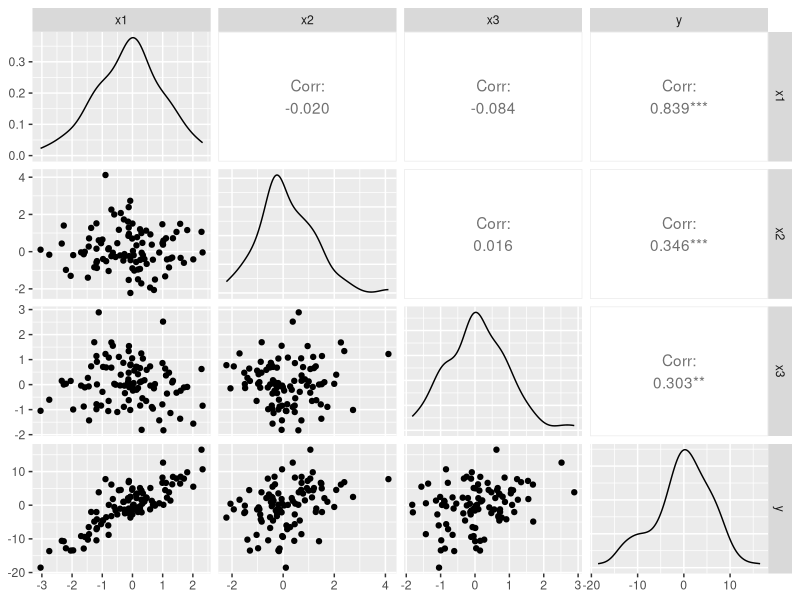
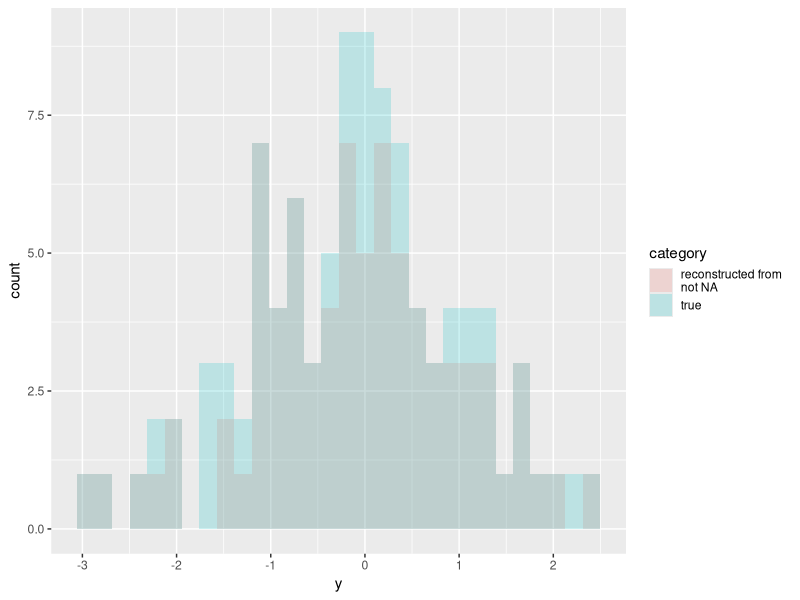
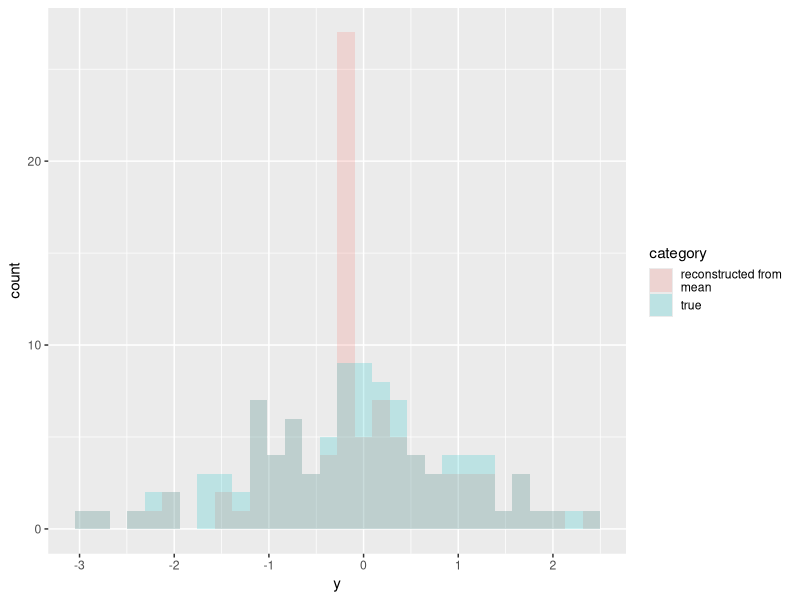
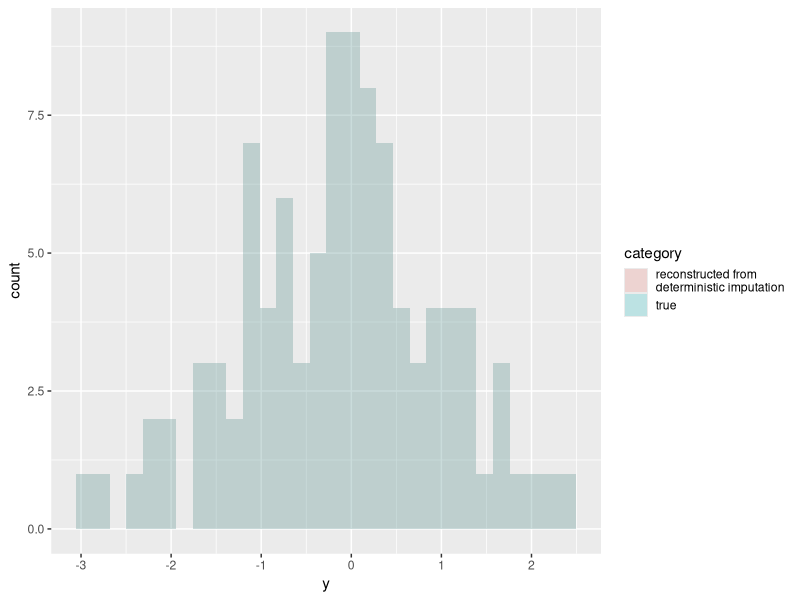
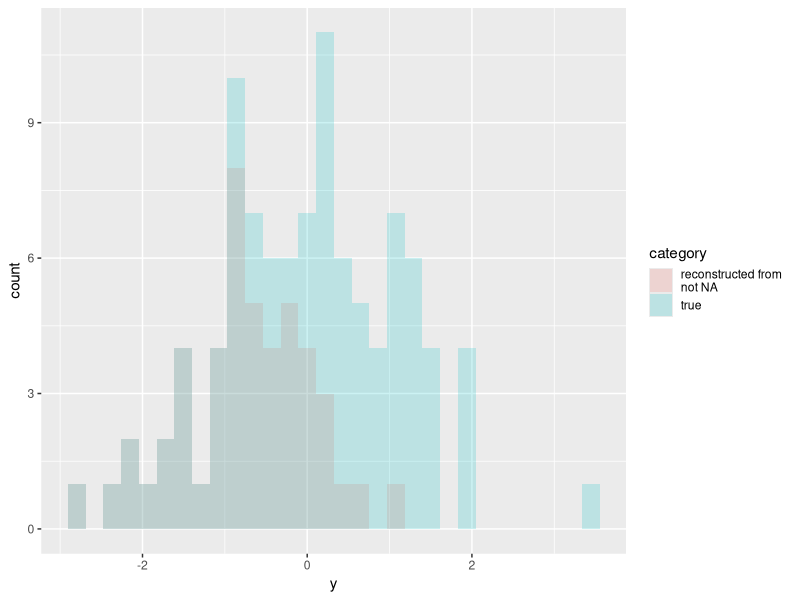
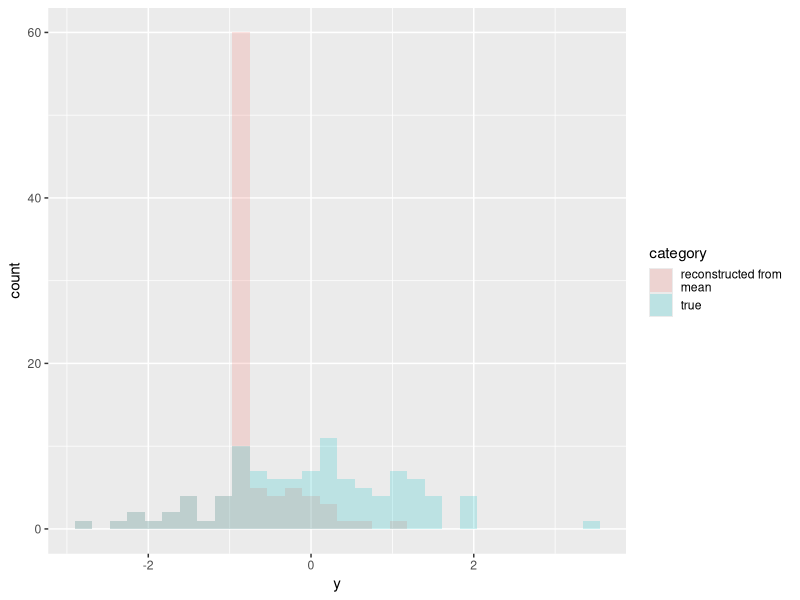
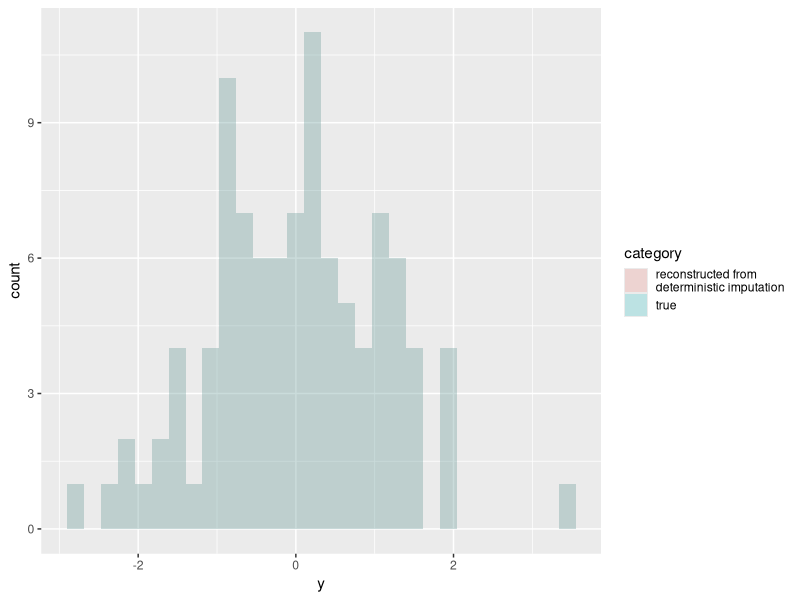

The R source for these figures, in order:
############################################################################################
###########           Introduction to data imputation                     ##################
###########                                                               ##################
###########                                                               ##################
###########             Written by: Mike A Irvine                         ##################
###########                                                               ##################
###########                written: 2018-06-04                            ##################
############################################################################################
#install.packages("GGally")
library(dplyr)
library(tidyr)
library(ggplot2)
library(GGally)


#Construct data
construct.data <- function(coefficient=c(5,2,3)){
  n <- 100
  x1 <- rnorm(100)
  x2 <- rnorm(100)
  x3 <- -0.1*x1 + rnorm(100)
  y <- 5*x1 + 2*x2 + 3*x3 + rnorm(100)
  return(data.frame(x1,x2,x3,y))
}

impute <- function (a, a.impute){ 
  ifelse (is.na(a), a.impute, a)
}

plot.df.histogram <-function(df){
  p <- ggplot(data=df, aes(y)) + geom_histogram(bins=30)
  show(p)
}

plot.compare.histogram <-function(y1,y2,labels=c("true","reconstructed")){
  df1 <- data.frame(y=y1)
  df2 <- data.frame(y=y2)
  df1$category <- labels[1]
  df2$category <- labels[2]
  
  df<-rbind(df1,df2)
  p<- ggplot(df, aes(y, fill = category))   + 
  geom_histogram(alpha = 0.2, position="identity")
  #geom_density(alpha = 0.2)

  show(p)
}

#construct data
df <- construct.data()

ggpairs(df)

# fit a simple linear regression to complete data
model.full = lm(y ~ x1 + x2 + x3, data = df)

summary(model.full)

###################################################
##                                               ##
##                                               ##
##               SECTION I                       ##
##           Missing at random                   ##
##                                               ##
###################################################

# Now let's replace 20 randomly selected outcome measures with NA.
x1 <- df$x1 #save full x1 values for later
df[sample(seq_len(nrow(df)), 20, replace = FALSE),1] <- NA


###################################################
##                Solution one                   ##
##                ignore all NA                  ##
###################################################

df.ignore.na <- df[complete.cases(df),]

plot.compare.histogram(x1,df.ignore.na$x1,labels=c("true","reconstructed from \nnot NA"))

model.ignore.na = lm(y ~ x1 + x2 + x3, data = df.ignore.na)

summary(model.ignore.na)



###################################################
##                Solution two                   ##
##               replace with mean               ##
###################################################

df$x1.mean <- df$x1
df$x1.mean[is.na(df$x1.mean)] <- mean(na.omit(df$x1))

plot.compare.histogram(x1,df$x1.mean,labels=c("true","reconstructed from \nmean"))

model.mean = lm(y ~ x1.mean + x2 + x3, data = df)

summary(model.mean)

###################################################
##              Solution three                   ##
##                imputation                     ##
###################################################

lm.imp <- lm(x1 ~ y + x2 + x3,data=df)

pred <- predict (lm.imp, df)
df$x1.imp <- impute (x1, pred)

plot.compare.histogram(x1,df$x1.imp,labels=c("true","reconstructed from \ndeterministic imputation"))

model.imp = lm(y ~ x1.imp + x2 + x3, data = df)

summary(model.imp)


###################################################
##                                               ##
##                                               ##
##              SECTION II                       ##
##       Missing not at random                   ##
##                                               ##
###################################################

df <- construct.data()

# probability that x1 value is missing dependent on y
p <- 1/(1+exp(-3*df$x1))
excluded <- runif(length(p)) < p

x1 <- df$x1

df[which(excluded),1] <- NA

###################################################
##                Solution one                   ##
##                ignore all NA                  ##
###################################################

df.ignore.na <- df[complete.cases(df),]

plot.compare.histogram(x1,df.ignore.na$x1,labels=c("true","reconstructed from \nnot NA"))

model.ignore.na = lm(y ~ x1 + x2 + x3, data = df.ignore.na)

summary(model.ignore.na)



###################################################
##                Solution two                   ##
##               replace with mean               ##
###################################################

df$x1.mean <- df$x1
df$x1.mean[is.na(df$x1.mean)] <- mean(na.omit(df$x1))

plot.compare.histogram(x1,df$x1.mean, labels=c("true","reconstructed from \nmean"))

model.mean = lm(y ~ x1.mean + x2 + x3, data = df)

summary(model.mean)

###################################################
##              Solution three                   ##
##                imputation                     ##
###################################################

lm.imp <- lm(x1 ~ y + x2 + x3,data=df)

pred <- predict (lm.imp, df)
df$x1.imp <- impute (x1, pred)

plot.compare.histogram(x1,df$x1.imp,labels=c("true","reconstructed from \ndeterministic imputation"))

model.imp = lm(y ~ x1.imp + x2 + x3, data = df)

summary(model.imp)




